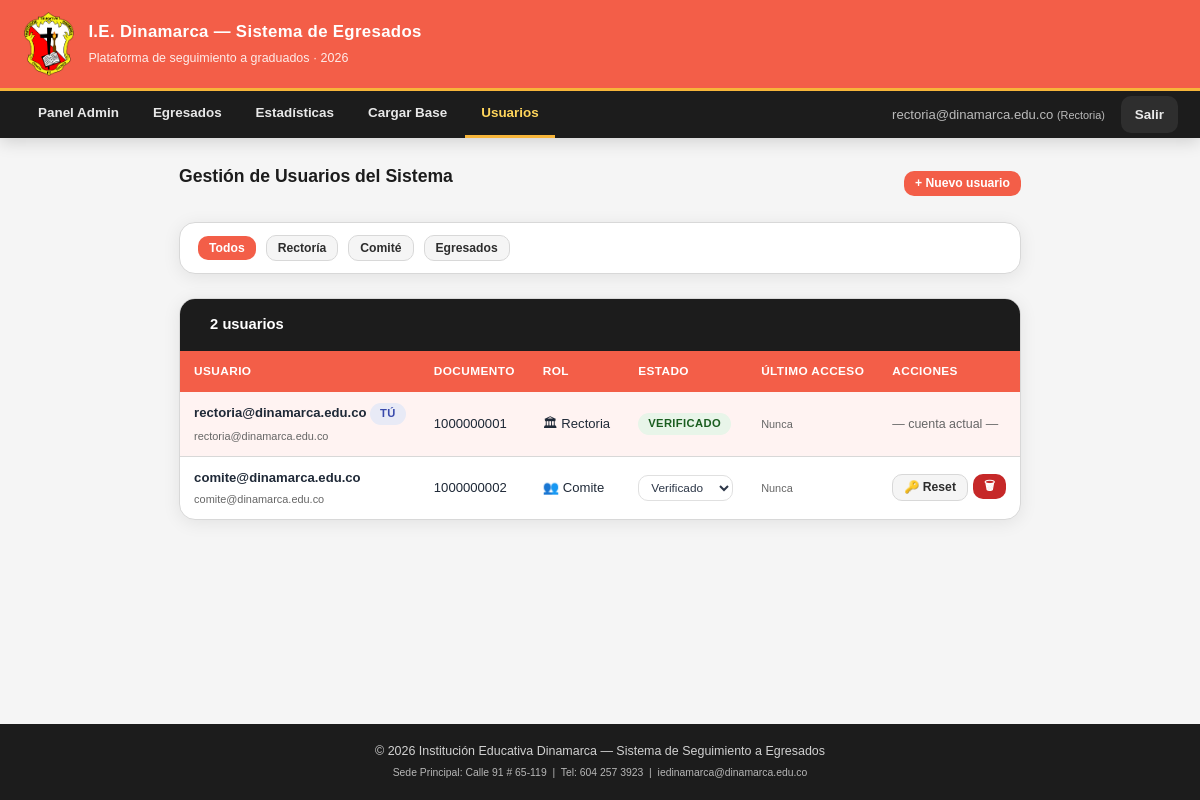
The app's page /admin/usuarios.php (signed in) with its own data.
### tables this page shows
CREATE TABLE perfiles (
  id               INT AUTO_INCREMENT PRIMARY KEY,
  usuario_id       INT NOT NULL UNIQUE,
  foto             VARCHAR(255) DEFAULT NULL,
  tipo_documento   ENUM('CC','TI','CE','PA','NIT') DEFAULT 'CC',
  genero           ENUM('Masculino','Femenino','Otro','Prefiero no decir') DEFAULT NULL,
  telefono         VARCHAR(20)  DEFAULT NULL,
  ciudad           VARCHAR(100) DEFAULT NULL,
  pais_nacimiento  VARCHAR(100) DEFAULT 'Colombia',
  direccion        VARCHAR(250) DEFAULT NULL,
  logros           TEXT         DEFAULT NULL,
  updated_at       TIMESTAMP DEFAULT CURRENT_TIMESTAMP ON UPDATE CURRENT_TIMESTAMP,
  FOREIGN KEY (usuario_id) REFERENCES usuarios(id) ON DELETE CASCADE
);

CREATE TABLE usuarios (
  id          INT AUTO_INCREMENT PRIMARY KEY,
  documento   VARCHAR(20)  NOT NULL UNIQUE,
  email       VARCHAR(150) NOT NULL UNIQUE,
  password    VARCHAR(255) NOT NULL,
  rol         ENUM('egresado','comite','rectoria') NOT NULL DEFAULT 'egresado',
  estado      ENUM('pendiente','verificado','destacado','inactivo') NOT NULL DEFAULT 'pendiente',
  created_at  TIMESTAMP DEFAULT CURRENT_TIMESTAMP,
  last_login  TIMESTAMP NULL,
  token_reset VARCHAR(100) NULL,
  token_exp   TIMESTAMP NULL
);

### config/funciones.php (called while the page is built, shortened)
<?php
function limpiar(string $valor): string {
    return htmlspecialchars(trim($valor), ENT_QUOTES, 'UTF-8');
}
function usuarioActual(): array {
    $db = getDB();
    $stmt = $db->prepare("
        SELECT u.*, p.foto, p.genero, p.telefono, p.ciudad,
               eb.nombres, eb.apellidos, eb.anno_graduacion
        FROM usuarios u
        LEFT JOIN perfiles p ON p.usuario_id = u.id
        LEFT JOIN egresados_base eb ON eb.documento = u.documento
        WHERE u.id = ?
    ");
    $stmt->execute([$_SESSION['usuario_id']]);
    return $stmt->fetch() ?: [];
}

### admin/usuarios.php (the view, shortened to what this page needs)
<?php
require_once BASE_DIR . 'config/funciones.php';
$db=$getDB=getDB(); $uid_yo=(int)$_SESSION['usuario_id'];
$fr=$_GET['rol']??'';
$wh=$fr?"WHERE u.rol=".$db->quote($fr):"";
$usuarios=$db->query("SELECT u.id,u.documento,u.email,u.rol,u.estado,u.created_at,u.last_login,eb.nombres,eb.apellidos FROM usuarios u LEFT JOIN egresados_base eb ON eb.documento=u.documento $wh ORDER BY FIELD(u.rol,'rectoria','comite','egresado'),u.created_at DESC")->fetchAll();
$titulo_pagina='Gestión de Usuarios'; $nav_activo='usuarios';
require_once BASE_DIR . 'includes/header.php';
?>
<main class="eg-main ancho">
  <div class="flex-entre mb-2">
    <p class="page-title"> Gestión de Usuarios del Sistema</p>
    <button class="btn btn-sm" data-modal-abrir="modal-crear">+ Nuevo usuario</button>
  </div>
  <div class="card mb-3">
    <div class="card-body" style="padding:12px 18px">
      <div class="acciones-rapidas">
        <a href="usuarios.php" class="btn btn-sm <?= !$fr?'':'btn-secundario' ?>">Todos</a>
        <a href="?rol=rectoria" class="btn btn-sm <?= $fr==='rectoria'?'':'btn-secundario' ?>"> Rectoría</a>
        <a href="?rol=comite"   class="btn btn-sm <?= $fr==='comite'?'':'btn-secundario' ?>"> Comité</a>
        <a href="?rol=egresado" class="btn btn-sm <?= $fr==='egresado'?'':'btn-secundario' ?>"> Egresados</a>
      </div>
    </div>
  </div>
  <div class="card">
    <div class="card-header"><span class="icono"></span><h3><?= count($usuarios) ?> usuario<?= count($usuarios)!=1?'s':'' ?></h3></div>
    <div class="tabla-wrapper">
      <table class="tabla">
        <thead><tr><th>Usuario</th><th>Documento</th><th>Rol</th><th>Estado</th><th>Último acceso</th><th>Acciones</th></tr></thead>
        <tbody>
          <?php foreach($usuarios as $u):
            $es_yo=($u['id']===$uid_yo);
            $nombre=$u['nombres']?limpiar($u['nombres'].' '.$u['apellidos']):limpiar($u['email']);
            $icons=['rectoria'=>'🏛','comite'=>'👥','egresado'=>'🎓'];
          ?>
          <tr <?= $es_yo?'class="fila-yo"':'' ?>>
            <td>
              <strong><?=$nombre?></strong>
              <?php if($es_yo): ?> <span class="badge badge-destacado">Tú</span><?php endif; ?><br>
              <small><?=limpiar($u['email'])?></small>
            </td>
            <td><?=limpiar($u['documento'])?></td>
            <td><?=($icons[$u['rol']]??'').' '.ucfirst($u['rol'])?></td>
            <td>
              <?php if (!$es_yo): ?>
              <form method="POST" style="display:inline">
                <select name="estado" class="estado-sel" onchange="this.form.submit()">
                  <?php foreach(['pendiente','verificado','destacado','inactivo'] as $st): ?>
                    <option value="<?=$st?>" <?=$u['estado']===$st?'selected':''?>><?=ucfirst($st)?></option>
                  <?php endforeach; ?>
                </select>
              </form>
              <?php else: ?><span class="badge badge-<?=$u['estado']?>"><?=ucfirst($u['estado'])?></span><?php endif; ?>
            </td>
            <td><small><?=$u['last_login']?date('d/m/Y H:i',strtotime($u['last_login'])):'Nunca'?></small></td>
            <td>
              <?php if (!$es_yo): ?>
              <div style="display:flex;gap:5px;flex-wrap:wrap">
                <button class="btn btn-secundario btn-sm" data-modal-abrir="modal-reset-<?=$u['id']?>">🔑 Reset</button>
                <?php if($u['rol']!=='rectoria'): ?>
                <form method="POST" style="display:inline">
                  <button type="submit" class="btn btn-rojo btn-sm" data-confirmar="¿Eliminar a <?=limpiar($u['email'])?>?">🗑</button>
                </form>
                <?php endif; ?>
              </div>
              <?php else: ?><span class="texto-muted" style="font-size:.78rem">— cuenta actual —</span><?php endif; ?>
            </td>
          </tr>
          <?php endforeach; ?>
        </tbody>
      </table>
    </div>
  </div>
</main>
<?php require_once BASE_DIR . 'includes/footer.php'; ?>

### includes/header.php (shortened to what this page needs)
<?php
$nav_activo    = $nav_activo    ?? '';
$usuario_actual = function_exists('usuarioActual') ? usuarioActual() : [];
$rol            = $usuario_actual['rol'] ?? '';
$nombres        = $usuario_actual['nombres'] ?? ($usuario_actual['email'] ?? '');
function navLink(string $href, string $label, string $activo, string $clave): string {
    $cls = ($activo === $clave) ? ' activo' : '';
    return '<a href="' . BASE_URL . $href . '" class="' . $cls . '">' . $label . '</a>';
}
?>
<!DOCTYPE html>
<html lang="es">
<head>
  <link rel="stylesheet" href="<?= BASE_URL ?>css/egresados.css">
</head>
<body>
<header class="eg-header">
  <div class="eg-header-top">
    <img src="<?= BASE_URL ?>imagenes/escudoAnimacion-unscreen.gif"
         alt="Escudo I.E. Dinamarca" class="logo"
         onerror="this.style.display='none'">
    <div class="titulo-bloque">
      <h1>I.E. Dinamarca — Sistema de Egresados</h1>
      <p>Plataforma de seguimiento a graduados · <?= date('Y') ?></p>
    </div>
  </div>
  <nav class="eg-nav">
    <?php if (!empty($usuario_actual)): ?>
      <?php if ($rol === 'egresado'): ?>
        <?= navLink('dashboard.php',        ' Inicio',      $nav_activo, 'inicio') ?>
        <?= navLink('perfil.php',           ' Mi Perfil',   $nav_activo, 'perfil') ?>
        <?= navLink('perfil.php?tab=estudio',' Estudios',   $nav_activo, 'estudios') ?>
        <?= navLink('perfil.php?tab=trabajo',' Trabajo',    $nav_activo, 'trabajo') ?>
      <?php elseif ($rol === 'comite'): ?>
        <?= navLink('comite/index.php',       ' Panel Comité',    $nav_activo, 'inicio') ?>
        <?= navLink('comite/egresados.php',   ' Egresados',       $nav_activo, 'egresados') ?>
        <?= navLink('comite/estadisticas.php',' Estadísticas',    $nav_activo, 'estadisticas') ?>
      <?php elseif ($rol === 'rectoria'): ?>
        <?= navLink('admin/index.php',        ' Panel Admin',     $nav_activo, 'inicio') ?>
        <?= navLink('admin/egresados.php',    ' Egresados',       $nav_activo, 'egresados') ?>
        <?= navLink('admin/estadisticas.php', ' Estadísticas',    $nav_activo, 'estadisticas') ?>
        <?= navLink('admin/cargar_base.php',  ' Cargar Base',     $nav_activo, 'cargar') ?>
        <?= navLink('admin/usuarios.php',     ' Usuarios',         $nav_activo, 'usuarios') ?>
      <?php endif; ?>
      <div class="nav-derecha">
        <span style="color:rgba(255,255,255,.7);font-size:.82rem;padding:8px 8px;">
           <?= htmlspecialchars($nombres) ?>
          <small>(<?= ucfirst($rol) ?>)</small>
        </span>
        <a href="<?= BASE_URL ?>logout.php"> Salir</a>
      </div>
    <?php else: ?>
      <a href="<?= BASE_URL ?>index.php">Iniciar sesión</a>
      <a href="<?= BASE_URL ?>registro.php">Registrarse</a>
    <?php endif; ?>
  </nav>
</header>

### records on screen
perfiles: usuario.email "rectoria@dinamarca.edu.co", usuario.rol "Rectoria"
usuarios: email "rectoria@dinamarca.edu.co", shows "TÚ", documento "1000000001", rol "🏛", rol "Rectoria", estado "VERIFICADO", shows "Nunca", shows "— cuenta actual —"
usuarios: email "comite@dinamarca.edu.co", documento "1000000002", rol "👥", rol "Comite", estado "Verificado", shows "Nunca"

### other values on screen
$label "Panel Admin Egresados Estadísticas Cargar Base Usuarios"
count($usuarios) "2"
